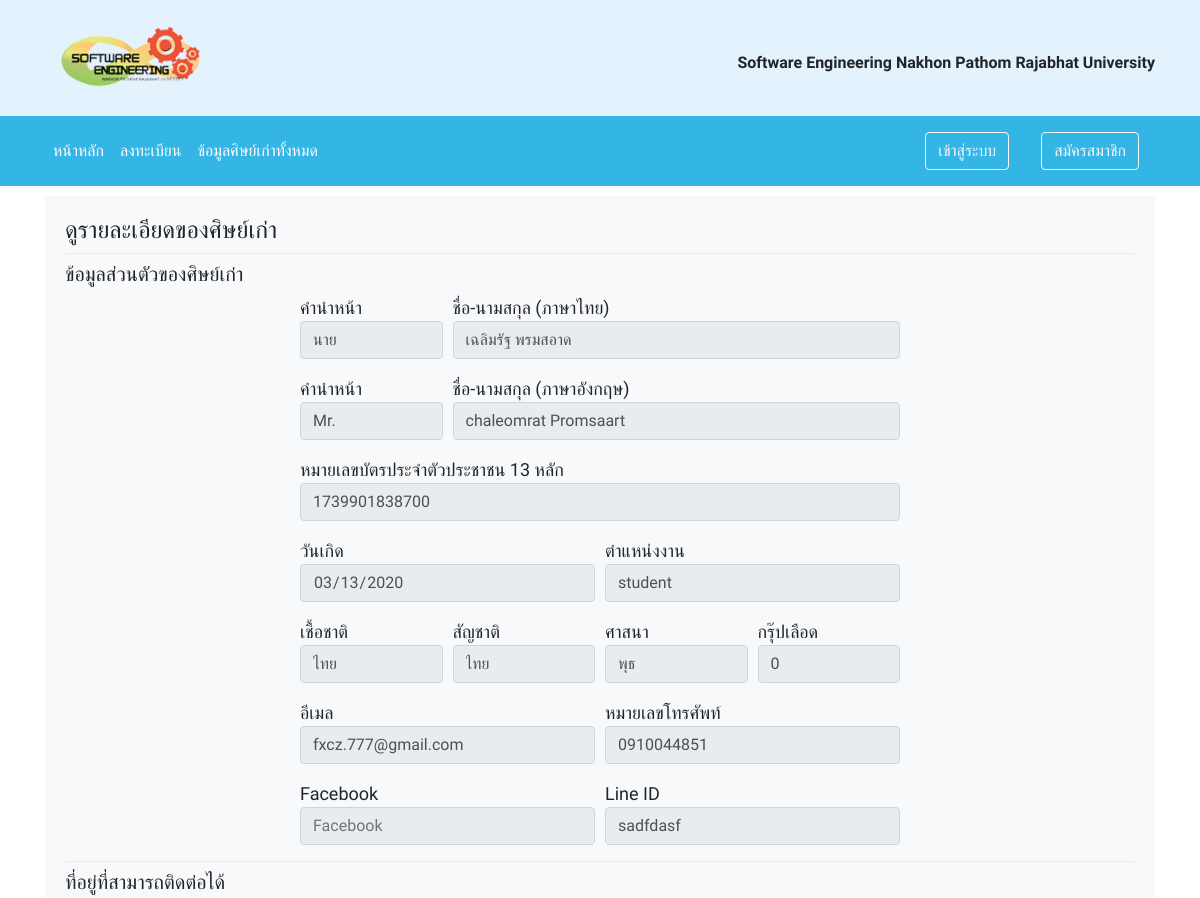
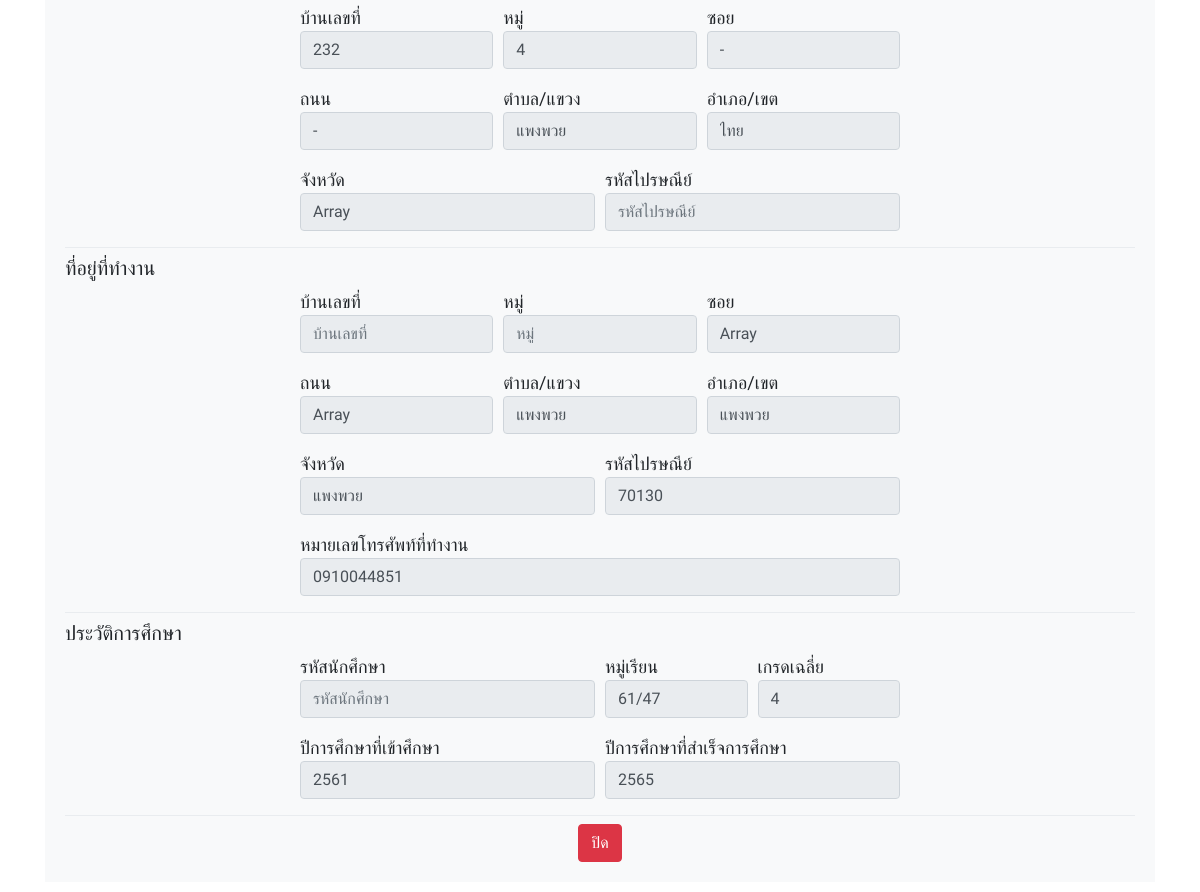
The app's page /view.php?c_id=1 with its own data (2 pictures, top to bottom).
### tables this page shows
CREATE TABLE `name` (
  `c_id` int(11) NOT NULL,
  `mr` varchar(50) NOT NULL,
  `fname` varchar(500) NOT NULL,
  `mre` varchar(50) NOT NULL,
  `ename` varchar(50) NOT NULL,
  `id` varchar(20) NOT NULL,
  `date` date NOT NULL,
  `job` varchar(50) NOT NULL,
  `nation` varchar(50) NOT NULL,
  `nation2` varchar(50) NOT NULL,
  `religion` varchar(50) NOT NULL,
  `blood` varchar(3) NOT NULL,
  `email` varchar(555) NOT NULL,
  `tel` varchar(10) NOT NULL,
  `facebook` varchar(555) NOT NULL,
  `line` varchar(555) NOT NULL,
  `phone_h` varchar(10) NOT NULL,
  `rey` varchar(10) NOT NULL
);

CREATE TABLE `address` (
  `c_id` int(11) NOT NULL,
  `homen` varchar(555) NOT NULL,
  `mo` varchar(10) NOT NULL,
  `song` varchar(500) NOT NULL,
  `road` varchar(500) NOT NULL,
  `tampon` varchar(500) NOT NULL,
  `ampor` varchar(500) NOT NULL,
  `provice` varchar(500) NOT NULL,
  `codezip` varchar(10) NOT NULL
);

CREATE TABLE `add2` (
  `c_id` int(11) NOT NULL,
  `home2` varchar(50) NOT NULL,
  `mo2` varchar(10) NOT NULL,
  `song2` varchar(55) NOT NULL,
  `road2` varchar(55) NOT NULL,
  `tampon2` varchar(555) NOT NULL,
  `ampor2` varchar(555) NOT NULL,
  `provice2` varchar(555) NOT NULL,
  `zip` int(11) NOT NULL
);

CREATE TABLE `history` (
  `c_id` int(11) NOT NULL,
  `s_id` varchar(10) NOT NULL,
  `section` varchar(10) NOT NULL,
  `grade` varchar(6) NOT NULL,
  `regis_year` varchar(10) NOT NULL,
  `sus_year` varchar(10) NOT NULL
);

### view.php (the view, shortened to what this page needs)
<!doctype html>
<html>
<head>
	<?php
	require( "Factor/BootstrapCSSLink.php" );
	require('conn.php');
$id = $_GET['c_id'];
	$sql ="SELECT * FROM `name` WHERE c_id = '".$id."' ";
	$query = mysqli_query($connection, $sql);
	$result = mysqli_fetch_array($query);
	$sql1 ="SELECT * FROM `address` WHERE c_id = '".$id."' ";
	$query1 = mysqli_query($connection, $sql1);
	$result1 = mysqli_fetch_array($query1);
	$sql2 ="SELECT * FROM `add2` WHERE c_id = '".$id."' ";
	$query2 = mysqli_query($connection, $sql2);
	$result2 = mysqli_fetch_array($query2);
	$sql3 ="SELECT * FROM `history` WHERE c_id = '".$id."' ";
	$query3 = mysqli_query($connection, $sql3);
	$result3 = mysqli_fetch_array($query3);
	?>
</head>
<?php
require( "Factor/NavBar.php" );
?>
<body>
	<div class="container">
		<div class="card card-out">
			<div class="card-body card-body-in">
				<h4 style="margin: 0px">ดูรายละเอียดของศิษย์เก่า</h4>
				<div class="dropdown-divider"></div>
				<h5>ข้อมูลส่วนตัวของศิษย์เก่า</h5>
				<div align="center">
					<form method="" action="">
						<div class="form-row" style="max-width: 610px; font-size: 18px; margin-bottom: 16px" align="left">
							<div class="form-group col-sm-3" style="margin-bottom: 0">คำนำหน้า
								<input class="form-control" type="text" placeholder="คำนำหน้า" maxlength="" name="" value="<?php echo $result['mr']; ?>" readonly/>
							</div>
							<div class="form-group col-sm-9" style="margin-bottom: 0">ชื่อ-นามสกุล (ภาษาไทย)
								<input class="form-control" type="text" placeholder="ชื่อ-นามสกุล (ภาษาไทย)" maxlength="" name="" value="<?php echo $result['fname']; ?>" readonly/>
							</div>
						</div>
						<div class="form-row" style="max-width: 610px; font-size: 18px; margin-bottom: 16px" align="left">
							<div class="form-group col-sm-3" style="margin-bottom: 0">คำนำหน้า
								<input class="form-control" type="text" placeholder="คำนำหน้า" maxlength="" name="" value="<?php echo $result['mre']; ?>" readonly/>
							</div>
							<div class="form-group col-sm-9" style="margin-bottom: 0">ชื่อ-นามสกุล (ภาษาอังกฤษ)
								<input class="form-control" type="text" placeholder="ชื่อ-นามสกุล (ภาษาอังกฤษ)" maxlength="" name="" value="<?php echo $result['ename']; ?>" readonly/>
							</div>
						</div>
						<p style="max-width: 600px; font-size: 18px" align="left">หมายเลขบัตรประจำตัวประชาชน 13 หลัก
							<input class="form-control" type="number" placeholder="หมายเลขบัตรประจำตัวประชาชน" maxlength="" name="" value="<?php echo $result['id']; ?>" readonly/>
						</p>
						<div class="form-row" style="max-width: 610px; font-size: 18px; margin-bottom: 16px" align="left">
							<div class="form-group col-sm-6" style="margin-bottom: 0">วันเกิด
								<input class="form-control" type="date" placeholder="วันเกิด" maxlength="" name="" value="<?php echo $result['date']; ?>" readonly/>
							</div>
							<div class="form-group col-sm-6" style="margin-bottom: 0">ตำแหน่งงาน
								<input class="form-control" type="text" placeholder="ตำแหน่งงาน" maxlength="" name="" value="<?php echo $result['job']; ?>" readonly/>
							</div>
						</div>
						<div class="form-row" style="max-width: 610px; font-size: 18px; margin-bottom: 16px" align="left">
							<div class="form-group col-sm-3" style="margin-bottom: 0">เชื้อชาติ
								<input class="form-control" type="text" placeholder="เชื้อชาติ" maxlength="" name="" value="<?php echo $result['nation']; ?>" readonly/>
							</div>
							<div class="form-group col-sm-3" style="margin-bottom: 0">สัญชาติ
								<input class="form-control" type="text" placeholder="สัญชาติ" maxlength="" name="" value="<?php echo $result['nation2']; ?>" readonly/>
							</div>
							<div class="form-group col-sm-3" style="margin-bottom: 0">ศาสนา
								<input class="form-control" type="text" placeholder="ศาสนา" maxlength="" name="" value="<?php echo $result['religion']; ?>" readonly/>
							</div>
							<div class="form-group col-sm-3" style="margin-bottom: 0">กรุ๊ปเลือด
								<input class="form-control" type="text" placeholder="กรุ๊ปเลือด" maxlength="" name="" value="<?php echo $result['blood']; ?>" readonly/>
							</div>
						</div>
						<div class="form-row" style="max-width: 610px; font-size: 18px; margin-bottom: 16px" align="left">
							<div class="form-group col-sm-6" style="margin-bottom: 0">อีเมล
								<input class="form-control" type="email" placeholder="อีเมล" maxlength="" name="" value="<?php echo $result['email']; ?>" readonly/>
							</div>
							<div class="form-group col-sm-6" style="margin-bottom: 0">หมายเลขโทรศัพท์
								<input class="form-control" type="number" placeholder="หมายเลขโทรศัพท์" maxlength="" name="" value="<?php echo $result['tel']; ?>" readonly/>
							</div>
						</div>
						<div class="form-row" style="max-width: 610px; font-size: 18px; margin-bottom: 16px" align="left">
							<div class="form-group col-sm-6" style="margin-bottom: 0">Facebook
								<input class="form-control" type="text" placeholder="Facebook" maxlength="" name="" value="<?php echo $result['face']; ?>" readonly/>
							</div>
							<div class="form-group col-sm-6" style="margin-bottom: 0">Line ID
								<input class="form-control" type="text" placeholder="Line ID" maxlength="" name="" value="<?php echo $result['line']; ?>" readonly/>
							</div>
						</div>
						<div class="dropdown-divider"></div>
						<h5 align="left">ที่อยู่ที่สามารถติดต่อได้</h5>
						<div class="form-row" style="max-width: 610px; font-size: 18px; margin-bottom: 16px" align="left">
							<div class="form-group col-sm-4" style="margin-bottom: 0">บ้านเลขที่
								<input class="form-control" type="number" placeholder="บ้านเลขที่" maxlength="" name="" value="<?php echo $result1['homen']; ?>" readonly/>
							</div>
							<div class="form-group col-sm-4" style="margin-bottom: 0">หมู่
								<input class="form-control" type="number" placeholder="หมู่" maxlength="" name="" value="<?php echo $result1['mo']; ?>" readonly/>
							</div>
							<div class="form-group col-sm-4" style="margin-bottom: 0">ซอย
								<input class="form-control" type="text" placeholder="ซอย" maxlength="" name="" value="<?php echo $result1['song']; ?>" readonly/>
							</div>
						</div>
						<div class="form-row" style="max-width: 610px; font-size: 18px; margin-bottom: 16px" align="left">
							<div class="form-group col-sm-4" style="margin-bottom: 0">ถนน
								<input class="form-control" type="text" placeholder="ถนน" maxlength="" name="" value="<?php echo $result1['road']; ?>" readonly/>
							</div>
							<div class="form-group col-sm-4" style="margin-bottom: 0">ตำบล/แขวง
								<input class="form-control" type="text" placeholder="ตำบล/แขวง" maxlength="" name="" value="<?php echo $result1['tampon']; ?>" readonly/>
							</div>
							<div class="form-group col-sm-4" style="margin-bottom: 0">อำเภอ/เขต
								<input class="form-control" type="text" placeholder="อำเภอ/เขต" maxlength="" name="" value="<?php echo $result1['ampor']; ?>" readonly/>
							</div>
						</div>
						<div class="form-row" style="max-width: 610px; font-size: 18px; margin-bottom: 16px" align="left">
							<div class="form-group col-sm-6" style="margin-bottom: 0">จังหวัด
								<input class="form-control" type="text" placeholder="จังหวัด" maxlength="" name="" value="<?php echo $result1['provice']; ?>" readonly/>
							</div>
							<div class="form-group col-sm-6" style="margin-bottom: 0">รหัสไปรษณีย์
								<input class="form-control" type="number" placeholder="รหัสไปรษณีย์" maxlength="" name="" value="<?php echo $result1['codezip']; ?>" readonly/>
							</div>
						</div>
						<div class="dropdown-divider"></div>
						<h5 align="left">ที่อยู่ที่ทำงาน</h5>
						<div class="form-row" style="max-width: 610px; font-size: 18px; margin-bottom: 16px" align="left">
							<div class="form-group col-sm-4" style="margin-bottom: 0">บ้านเลขที่
								<input class="form-control" type="number" placeholder="บ้านเลขที่" maxlength="" name="" value="<?php echo $result2['home2']; ?>" readonly/>
							</div>
							<div class="form-group col-sm-4" style="margin-bottom: 0">หมู่
								<input class="form-control" type="number" placeholder="หมู่" maxlength="" name="" value="<?php echo $result2['mo2']; ?>" readonly/>
							</div>
							<div class="form-group col-sm-4" style="margin-bottom: 0">ซอย
								<input class="form-control" type="text" placeholder="ซอย" maxlength="" name="" value="<?php echo $result2['song2']; ?>" readonly/>
							</div>
						</div>
						<div class="form-row" style="max-width: 610px; font-size: 18px; margin-bottom: 16px" align="left">
							<div class="form-group col-sm-4" style="margin-bottom: 0">ถนน
								<input class="form-control" type="text" placeholder="ถนน" maxlength="" name="" value="<?php echo $result2['road2']; ?>" readonly/>
							</div>
							<div class="form-group col-sm-4" style="margin-bottom: 0">ตำบล/แขวง
								<input class="form-control" type="text" placeholder="ตำบล/แขวง" maxlength="" name="" value="<?php echo $result2['tampon2']; ?>" readonly/>
							</div>
							<div class="form-group col-sm-4" style="margin-bottom: 0">อำเภอ/เขต
								<input class="form-control" type="text" placeholder="อำเภอ/เขต" maxlength="" name="" value="<?php echo $result2['ampor2']; ?>" readonly/>
							</div>
						</div>
						<div class="form-row" style="max-width: 610px; font-size: 18px; margin-bottom: 16px" align="left">
							<div class="form-group col-sm-6" style="margin-bottom: 0">จังหวัด
								<input class="form-control" type="text" placeholder="จังหวัด" maxlength="" name="" value="<?php echo $result2['provice2']; ?>" readonly/>
							</div>
							<div class="form-group col-sm-6" style="margin-bottom: 0">รหัสไปรษณีย์
								<input class="form-control" type="number" placeholder="รหัสไปรษณีย์" maxlength="" name="" value="<?php echo $result2['zip']; ?>" readonly/>
							</div>
						</div>
						<p style="max-width: 600px; font-size: 18px" align="left">หมายเลขโทรศัพท์ที่ทำงาน
							<input class="form-control" type="number" placeholder="หมายเลขโทรศัพท์ที่ทำงาน" maxlength="" name="" value="<?php echo $result['phone_h']; ?>" readonly/>
						</p>
						<div class="dropdown-divider"></div>
						<h5 align="left">ประวัติการศึกษา</h5>
						<div class="form-row" style="max-width: 610px; font-size: 18px; margin-bottom: 16px" align="left">
							<div class="form-group col-sm-6" style="margin-bottom: 0">รหัสนักศึกษา
								<input class="form-control" type="number" placeholder="รหัสนักศึกษา" maxlength="" name="<?php echo $result3['s_id']; ?>" value="" readonly/>
							</div>
							<div class="form-group col-sm-3" style="margin-bottom: 0">หมู่เรียน
								<input class="form-control" type="text" placeholder="หมู่เรียน" maxlength="" name="" value="<?php echo $result3['section']; ?>" readonly/>
							</div>
							<div class="form-group col-sm-3" style="margin-bottom: 0">เกรดเฉลี่ย
								<input class="form-control" type="number" placeholder="เกรดเฉลี่ย" maxlength="" name="" value="<?php echo $result3['grade']; ?>" readonly/>
							</div>
						</div>
						<div class="form-row" style="max-width: 610px; font-size: 18px; margin-bottom: 16px" align="left">
							<div class="form-group col-sm-6" style="margin-bottom: 0">ปีการศึกษาที่เข้าศึกษา
								<input class="form-control" type="number" placeholder="ปีการศึกษาที่เข้าศึกษา" maxlength="" name="" value="<?php echo $result3['regis_year']; ?>" readonly/>
							</div>
							<div class="form-group col-sm-6" style="margin-bottom: 0">ปีการศึกษาที่สำเร็จการศึกษา
								<input class="form-control" type="number" placeholder="ปีการศึกษาที่สำเร็จการศึกษา" maxlength="" name="" value="<?php echo $result3['sus_year']; ?>" readonly/>
							</div>
						</div>
						<div class="dropdown-divider"></div>
						<a href="alumni_information.php"><button type="button" class="btn btn-danger">ปิด</button></a>
					</form>
				</div>
			</div>
		</div>
	</div>
</body>
</html>

### Factor/BootstrapCSSlink.php (shortened to what this page needs)
<link rel="stylesheet" href="https://stackpath.bootstrapcdn.com/bootstrap/4.3.1/css/bootstrap.min.css">
<link rel="stylesheet" type="text/css" href="CSS/Style-Content.css?v=<?php echo filemtime('CSS/Style-Content.css'); ?>" />
<link rel="stylesheet" type="text/javascript" href="JavaScript/JS-Login.js">
<link rel="stylesheet" type="text/javascript" href="JavaScript/JS-Global.js">

### Factor/NavBar.php (shortened to what this page needs)
<body>
	<nav class="navbar navbar-light" style="background-color: #e3f2fd;">
		<div class="container">
			<a class="navbar-brand" href="#">
				<img src="image/nav/logo.png" height="90" class="d-inline-block align-top" alt="">
				<a style="margin-top: 10px"><strong>Software Engineering Nakhon Pathom Rajabhat University</strong></a>
			</a>
		</div>
	</nav>
	<nav class="navbar navbar-expand-lg navbar-light" style="margin-bottom: 10px; background-color: #33B5E5;">
		<div class="container">
			<div class="collapse navbar-collapse" id="navbarNav">
				<ul class="navbar-nav">
					<li class="nav-item active">
						<a class="nav-link" href="index.php" style="color:white">หน้าหลัก <span class="sr-only">(current)</span></a>
					</li>
					<li class="nav-item">
						<a class="nav-link" href="register.php" style="color:white">ลงทะเบียน</a>
					</li>
					<li class="nav-item">
						<a class="nav-link" href="alumni_information.php" style="color:white">ข้อมูลศิษย์เก่าทั้งหมด</a>
					</li>
				</ul>
			</div>
			<form class="form-inline">
				<a class="nav-link" href="login.php" style="color:white"><button class="btn btn-outline-light my-2 my-sm-0" type="button">เข้าสู่ระบบ</button></a>
			</form>
			<form class="form-inline">
				<a class="nav-link" href="regis.php" style="color:white"><button class="btn btn-outline-light my-2 my-sm-0" type="button">สมัครสมาชิก</button></a>
			</form>
		</div>
	</nav>
</body>

### CSS/Style-Content.css (style rules this page uses)
body { font-family: 'Mitr', sans-serif; }
.card-out { border: 0; margin-bottom: 10px; }
.card-body-in { background: #f8f9fa; }

### records on screen
name: mr "นาย", fname "เฉลิมรัฐ พรมสอาด", mre "Mr.", ename "chaleomrat Promsaart", id "1739901838700", date "03/13/2020", job "student", nation "ไทย", nation2 "ไทย", religion "พุธ", blood "0", email "fxcz.777@gmail.com", tel "0910044851", line "sadfdasf", phone_h "0910044851"
address: homen "232", mo "4", song "-", road "-", tampon "แพงพวย", ampor "ไทย", provice "Array"
add2: song2 "Array", road2 "Array", tampon2 "แพงพวย", ampor2 "แพงพวย", provice2 "แพงพวย", zip "70130"
history: section "61/47", grade "4", regis_year "2561", sus_year "2565"
